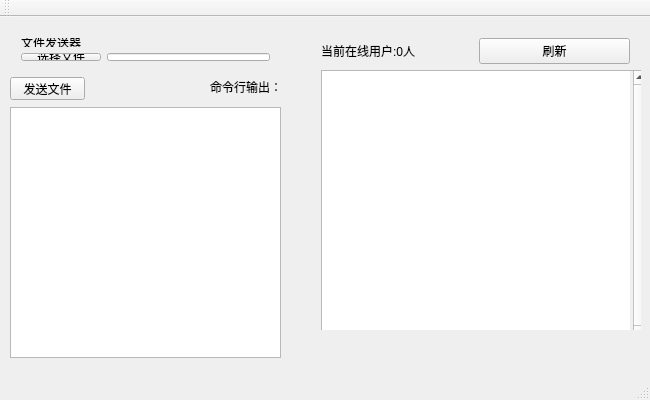
<?xml version="1.0" encoding="UTF-8"?>
<ui version="4.0">
 <class>StudentFileTransferClass</class>
 <widget class="QMainWindow" name="StudentFileTransferClass">
  <property name="geometry">
   <rect>
    <x>0</x>
    <y>0</y>
    <width>650</width>
    <height>400</height>
   </rect>
  </property>
  <property name="minimumSize">
   <size>
    <width>650</width>
    <height>400</height>
   </size>
  </property>
  <property name="maximumSize">
   <size>
    <width>650</width>
    <height>400</height>
   </size>
  </property>
  <property name="windowTitle">
   <string>StudentFileTransfer</string>
  </property>
  <widget class="QWidget" name="centralWidget">
   <widget class="QPushButton" name="btn_sendfile">
    <property name="geometry">
     <rect>
      <x>10</x>
      <y>60</y>
      <width>75</width>
      <height>23</height>
     </rect>
    </property>
    <property name="text">
     <string>发送文件</string>
    </property>
   </widget>
   <widget class="QPlainTextEdit" name="text_cmd">
    <property name="geometry">
     <rect>
      <x>10</x>
      <y>90</y>
      <width>271</width>
      <height>251</height>
     </rect>
    </property>
    <property name="readOnly">
     <bool>true</bool>
    </property>
   </widget>
   <widget class="QLabel" name="label_3">
    <property name="geometry">
     <rect>
      <x>210</x>
      <y>60</y>
      <width>71</width>
      <height>20</height>
     </rect>
    </property>
    <property name="text">
     <string>命令行输出：</string>
    </property>
   </widget>
   <widget class="QWidget" name="layoutWidget">
    <property name="geometry">
     <rect>
      <x>10</x>
      <y>10</y>
      <width>271</width>
      <height>45</height>
     </rect>
    </property>
    <layout class="QVBoxLayout" name="verticalLayout">
     <item>
      <widget class="QLabel" name="label_2">
       <property name="text">
        <string>文件发送器</string>
       </property>
      </widget>
     </item>
     <item>
      <layout class="QHBoxLayout" name="horizontalLayout">
       <item>
        <widget class="QPushButton" name="btn_choosefile">
         <property name="text">
          <string>选择文件</string>
         </property>
        </widget>
       </item>
       <item>
        <widget class="QLineEdit" name="line_file">
         <property name="readOnly">
          <bool>true</bool>
         </property>
        </widget>
       </item>
      </layout>
     </item>
    </layout>
   </widget>
   <widget class="QWidget" name="layoutWidget">
    <property name="geometry">
     <rect>
      <x>310</x>
      <y>10</y>
      <width>331</width>
      <height>303</height>
     </rect>
    </property>
    <layout class="QVBoxLayout" name="verticalLayout_2">
     <item>
      <layout class="QHBoxLayout" name="horizontalLayout_2">
       <item>
        <widget class="QLabel" name="lab_users">
         <property name="text">
          <string>当前在线用户:0人</string>
         </property>
        </widget>
       </item>
       <item>
        <widget class="QPushButton" name="btn_userfresh">
         <property name="text">
          <string>刷新</string>
         </property>
        </widget>
       </item>
      </layout>
     </item>
     <item>
      <widget class="QScrollArea" name="scroll_userlist">
       <property name="minimumSize">
        <size>
         <width>327</width>
         <height>270</height>
        </size>
       </property>
       <property name="maximumSize">
        <size>
         <width>327</width>
         <height>270</height>
        </size>
       </property>
       <property name="styleSheet">
        <string notr="true">QWidget#scrollAreaWidgetContents{
background-color: rgb(255, 255, 255);
}


</string>
       </property>
       <property name="verticalScrollBarPolicy">
        <enum>Qt::ScrollBarAlwaysOn</enum>
       </property>
       <property name="sizeAdjustPolicy">
        <enum>QAbstractScrollArea::AdjustToContents</enum>
       </property>
       <property name="widgetResizable">
        <bool>false</bool>
       </property>
       <widget class="QWidget" name="scrollAreaWidgetContents">
        <property name="geometry">
         <rect>
          <x>0</x>
          <y>0</y>
          <width>308</width>
          <height>268</height>
         </rect>
        </property>
        <layout class="QVBoxLayout" name="verticalLayout_3">
         <property name="spacing">
          <number>10</number>
         </property>
         <property name="leftMargin">
          <number>0</number>
         </property>
         <property name="topMargin">
          <number>0</number>
         </property>
         <property name="rightMargin">
          <number>0</number>
         </property>
         <property name="bottomMargin">
          <number>0</number>
         </property>
        </layout>
       </widget>
      </widget>
     </item>
    </layout>
   </widget>
   <widget class="QWidget" name="">
    <property name="geometry">
     <rect>
      <x>310</x>
      <y>320</y>
      <width>331</width>
      <height>20</height>
     </rect>
    </property>
    <layout class="QHBoxLayout" name="horizontalLayout_3">
     <item>
      <widget class="QLabel" name="label">
       <property name="styleSheet">
        <string notr="true">font: 9pt &quot;微软雅黑&quot;;</string>
       </property>
       <property name="text">
        <string>学生端程序更新一键部署工具</string>
       </property>
      </widget>
     </item>
     <item>
      <widget class="QLabel" name="label_4">
       <property name="text">
        <string>Design by:Leventure</string>
       </property>
       <property name="alignment">
        <set>Qt::AlignRight|Qt::AlignTrailing|Qt::AlignVCenter</set>
       </property>
      </widget>
     </item>
    </layout>
   </widget>
  </widget>
  <widget class="QMenuBar" name="menuBar">
   <property name="geometry">
    <rect>
     <x>0</x>
     <y>0</y>
     <width>650</width>
     <height>23</height>
    </rect>
   </property>
  </widget>
  <widget class="QToolBar" name="mainToolBar">
   <attribute name="toolBarArea">
    <enum>TopToolBarArea</enum>
   </attribute>
   <attribute name="toolBarBreak">
    <bool>false</bool>
   </attribute>
  </widget>
  <widget class="QStatusBar" name="statusBar"/>
 </widget>
 <layoutdefault spacing="6" margin="11"/>
 <resources>
  <include location="FilePlanter.qrc"/>
 </resources>
 <connections/>
</ui>
